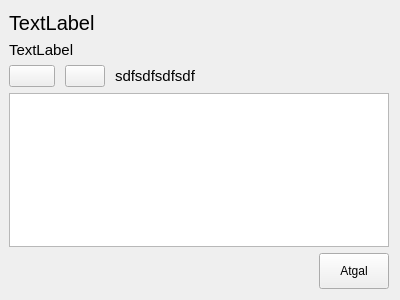
<?xml version="1.0" encoding="UTF-8"?>
<ui version="4.0">
 <class>PubView</class>
 <widget class="QWidget" name="PubView">
  <property name="geometry">
   <rect>
    <x>0</x>
    <y>0</y>
    <width>400</width>
    <height>300</height>
   </rect>
  </property>
  <property name="windowTitle">
   <string>Baras</string>
  </property>
  <property name="windowIcon">
   <iconset resource="Images.qrc">
    <normaloff>:/images/bok_title.png</normaloff>:/images/bok_title.png</iconset>
  </property>
  <layout class="QVBoxLayout" name="verticalLayout">
   <property name="leftMargin">
    <number>9</number>
   </property>
   <item>
    <widget class="QLabel" name="pubNameLabel">
     <property name="font">
      <font>
       <pointsize>15</pointsize>
      </font>
     </property>
     <property name="text">
      <string>TextLabel</string>
     </property>
     <property name="scaledContents">
      <bool>true</bool>
     </property>
     <property name="wordWrap">
      <bool>true</bool>
     </property>
    </widget>
   </item>
   <item>
    <layout class="QHBoxLayout" name="horizontalLayout_2">
     <item>
      <widget class="QLabel" name="pubPhoneLabel">
       <property name="font">
        <font>
         <pointsize>11</pointsize>
        </font>
       </property>
       <property name="text">
        <string>TextLabel</string>
       </property>
       <property name="scaledContents">
        <bool>true</bool>
       </property>
       <property name="wordWrap">
        <bool>true</bool>
       </property>
      </widget>
     </item>
    </layout>
   </item>
   <item>
    <layout class="QHBoxLayout" name="horizontalLayout_3" stretch="1,0,6">
     <property name="spacing">
      <number>10</number>
     </property>
     <item>
      <widget class="QPushButton" name="mapButton">
       <property name="text">
        <string/>
       </property>
       <property name="icon">
        <iconset resource="Images.qrc">
         <normaloff>:/images/map_01.png</normaloff>:/images/map_01.png</iconset>
       </property>
       <property name="iconSize">
        <size>
         <width>32</width>
         <height>32</height>
        </size>
       </property>
      </widget>
     </item>
     <item>
      <widget class="QPushButton" name="directionsButton">
       <property name="text">
        <string/>
       </property>
       <property name="icon">
        <iconset resource="Images.qrc">
         <normaloff>:/images/directions.png</normaloff>:/images/directions.png</iconset>
       </property>
       <property name="iconSize">
        <size>
         <width>32</width>
         <height>32</height>
        </size>
       </property>
      </widget>
     </item>
     <item>
      <widget class="QLabel" name="pubAddressLabel">
       <property name="font">
        <font>
         <pointsize>11</pointsize>
        </font>
       </property>
       <property name="text">
        <string>sdfsdfsdfsdf</string>
       </property>
       <property name="scaledContents">
        <bool>true</bool>
       </property>
       <property name="wordWrap">
        <bool>true</bool>
       </property>
      </widget>
     </item>
    </layout>
   </item>
   <item>
    <widget class="QListView" name="brandListView">
     <property name="palette">
      <palette>
       <active>
        <colorrole role="Text">
         <brush brushstyle="SolidPattern">
          <color alpha="255">
           <red>255</red>
           <green>255</green>
           <blue>255</blue>
          </color>
         </brush>
        </colorrole>
        <colorrole role="ButtonText">
         <brush brushstyle="SolidPattern">
          <color alpha="255">
           <red>255</red>
           <green>255</green>
           <blue>255</blue>
          </color>
         </brush>
        </colorrole>
       </active>
       <inactive>
        <colorrole role="Text">
         <brush brushstyle="SolidPattern">
          <color alpha="255">
           <red>255</red>
           <green>255</green>
           <blue>255</blue>
          </color>
         </brush>
        </colorrole>
        <colorrole role="ButtonText">
         <brush brushstyle="SolidPattern">
          <color alpha="255">
           <red>255</red>
           <green>255</green>
           <blue>255</blue>
          </color>
         </brush>
        </colorrole>
       </inactive>
       <disabled>
        <colorrole role="Text">
         <brush brushstyle="SolidPattern">
          <color alpha="255">
           <red>106</red>
           <green>104</green>
           <blue>100</blue>
          </color>
         </brush>
        </colorrole>
        <colorrole role="ButtonText">
         <brush brushstyle="SolidPattern">
          <color alpha="255">
           <red>106</red>
           <green>104</green>
           <blue>100</blue>
          </color>
         </brush>
        </colorrole>
       </disabled>
      </palette>
     </property>
     <property name="horizontalScrollBarPolicy">
      <enum>Qt::ScrollBarAlwaysOff</enum>
     </property>
     <property name="verticalScrollMode">
      <enum>QAbstractItemView::ScrollPerPixel</enum>
     </property>
     <property name="viewMode">
      <enum>QListView::ListMode</enum>
     </property>
    </widget>
   </item>
   <item>
    <layout class="QHBoxLayout" name="horizontalLayout_4">
     <item>
      <spacer name="horizontalSpacer">
       <property name="orientation">
        <enum>Qt::Horizontal</enum>
       </property>
       <property name="sizeHint" stdset="0">
        <size>
         <width>40</width>
         <height>20</height>
        </size>
       </property>
      </spacer>
     </item>
     <item>
      <widget class="QPushButton" name="closeButton">
       <property name="styleSheet">
        <string notr="true">#closeButton {
border-image:url(:/images/batonas.png);
padding:10px 20px 10px 20px;
}</string>
       </property>
       <property name="text">
        <string>Atgal</string>
       </property>
      </widget>
     </item>
    </layout>
   </item>
  </layout>
 </widget>
 <resources>
  <include location="Images.qrc"/>
 </resources>
 <connections/>
</ui>
